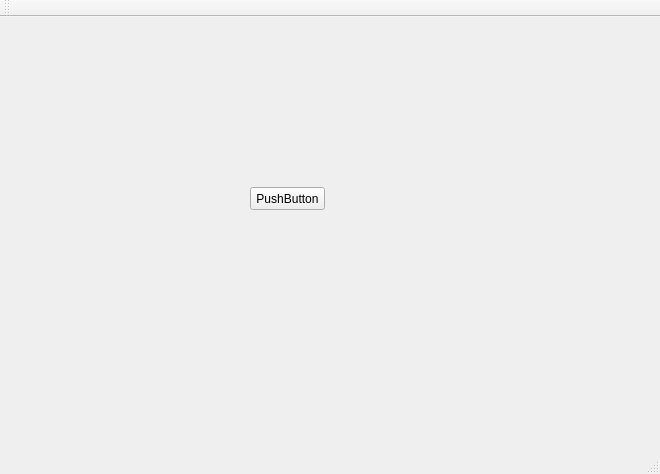
<?xml version="1.0" encoding="UTF-8"?>
<ui version="4.0">
 <class>MainWindow</class>
 <widget class="QMainWindow" name="MainWindow">
  <property name="geometry">
   <rect>
    <x>0</x>
    <y>0</y>
    <width>660</width>
    <height>474</height>
   </rect>
  </property>
  <property name="windowTitle">
   <string>MainWindow</string>
  </property>
  <widget class="QWidget" name="centralWidget">
   <widget class="QPushButton" name="pushButton">
    <property name="geometry">
     <rect>
      <x>250</x>
      <y>170</y>
      <width>75</width>
      <height>23</height>
     </rect>
    </property>
    <property name="text">
     <string>PushButton</string>
    </property>
   </widget>
  </widget>
  <widget class="QMenuBar" name="menuBar">
   <property name="geometry">
    <rect>
     <x>0</x>
     <y>0</y>
     <width>660</width>
     <height>23</height>
    </rect>
   </property>
  </widget>
  <widget class="QToolBar" name="mainToolBar">
   <attribute name="toolBarArea">
    <enum>TopToolBarArea</enum>
   </attribute>
   <attribute name="toolBarBreak">
    <bool>false</bool>
   </attribute>
  </widget>
  <widget class="QStatusBar" name="statusBar"/>
 </widget>
 <layoutdefault spacing="6" margin="11"/>
 <resources/>
 <connections/>
</ui>
